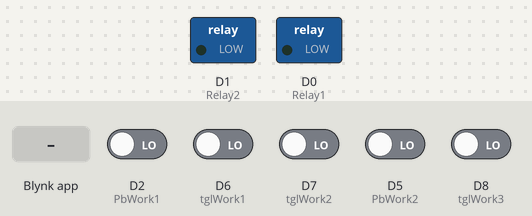
This sketch was run on a simulated ESP8266 (NodeMCU). Parts: switched loads named in the sketch (green lamp = pin HIGH). Inputs (shaded band) come from the test bench; at power-on: D2 (PbWork1), D5 (PbWork2), D6 (tglWork1), D7 (tglWork2), D8 (tglWork3) LOW. WiFi joins after 1.5 s; servers stay silent unless stated.

Above: at 3.0 s.
3.1 s: D2 (PbWork1) driven HIGH
At 3.5 s:
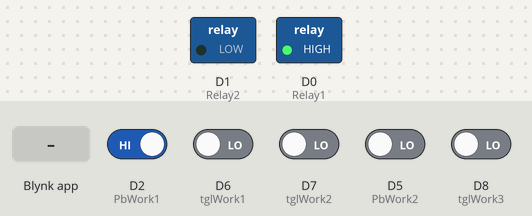
4.6 s: D5 (PbWork2) driven HIGH
At 5.8 s:
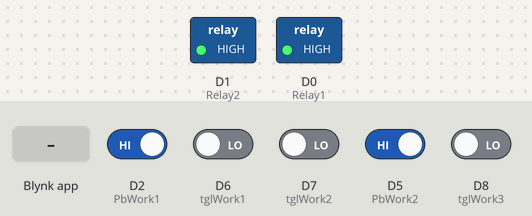
6.1 s: Blynk app writes 0 to V0
At 6.8 s:
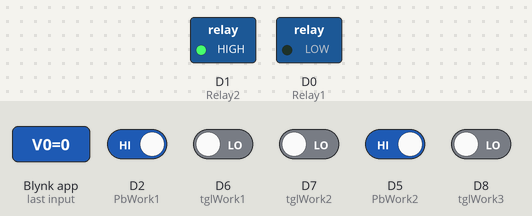
7.6 s: Blynk app writes 1 to V0
At 7.9 s:
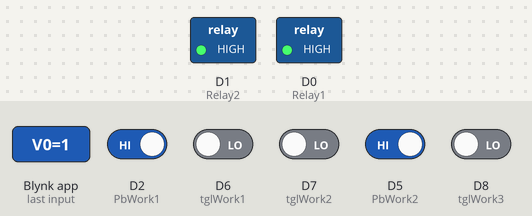
9.1 s: Blynk app writes 0 to V1
At 10.3 s:
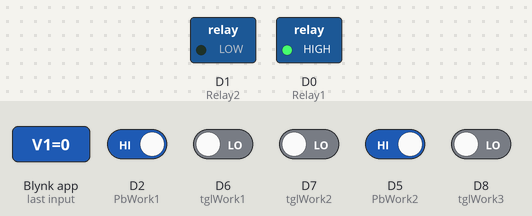
Timing chart, 0 to 11.6 s (numbered marks = the images above; inputs shaded):
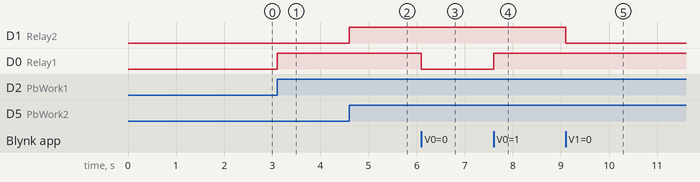

Measured:
- after the input at 3.1 s, D0 (Relay1): LOW → HIGH at once
- after the input at 4.6 s, D1 (Relay2): LOW → HIGH at once
- after the input at 6.1 s, D0 (Relay1): HIGH → LOW at once
- after the input at 7.6 s, D0 (Relay1): LOW → HIGH at once
- after the input at 9.1 s, D1 (Relay2): HIGH → LOW at once

The sketch:

BLNYK_IOT_Latihan1.ino
```cpp
/* Comment this out to disable prints and save space */
#define BLYNK_PRINT Serial

/* Fill in information from Blynk Device Info here */
#define BLYNK_TEMPLATE_ID "TMPL6O3o-XOlv"
#define BLYNK_TEMPLATE_NAME "LatihanUjk1"
#define BLYNK_AUTH_TOKEN "GNoTau-mBo_ShtGvenRgWvXhI6MhNIHe"


#include <ESP8266WiFi.h>
#include <BlynkSimpleEsp8266.h>

// Your WiFi credentials.
// Set password to "" for open networks.
char ssid[] = "ayen";
char pass[] = "ayen1234";

BlynkTimer timer;

#define Relay1 D0
#define Relay2 D1
#define PbWork1 D2
#define PbWork2 D5
#define tglWork1 D6
#define tglWork2 D7
#define tglWork3 D8
int RelayWork1;
int RelayWork2;

bool state1;
bool state2;

BLYNK_CONNECTED(){
  Blynk.syncAll();
}

BLYNK_WRITE(V0){
  RelayWork1 = param.asInt();
  digitalWrite(Relay1, RelayWork1);
}

BLYNK_WRITE(V1){
  RelayWork2 = param.asInt();
  digitalWrite(Relay2, RelayWork2);
}

void RelayActive(){
  bool btn1 = digitalRead(PbWork1);
    if(btn1 == 1){
      if(state1 != 0){
        RelayWork1 = !RelayWork1;
        digitalWrite(Relay1, RelayWork1);
        Blynk.virtualWrite(V0, RelayWork1);
      }
      state1 = 0;
    } else{
      state1 = 1;
    }

  bool btn2 = digitalRead(PbWork2);
    if(btn2 == 1){
      if(state2 != 0){
        RelayWork2 = !RelayWork2;
        digitalWrite(Relay2, RelayWork2);
        Blynk.virtualWrite(V0, RelayWork2);
      }
      state2 = 0;
    } else{
      state2 = 1;
    }

  // delay(400);

  if(digitalRead(tglWork1) == 1){
    Blynk.virtualWrite(V2, 1);
    Blynk.virtualWrite(V6, "Pintu Utama Terbuka");
    Blynk.logEvent("pintuutamaterbuka", String("Pintu Utama Terbuka ......"));
  }  else {
    Blynk.virtualWrite(V2, 0);
    Blynk.virtualWrite(V6, "Pintu Utama Tertutup");
  }

  if(digitalRead(tglWork2) == 1){
    Blynk.virtualWrite(V3, 1);
    Blynk.virtualWrite(V5, "Pintu Belakang Terbuka");
    Blynk.logEvent("PintuBelakangTerbuka", String("Pintu Belakang Terbuka ......"));
  }  else {
    Blynk.virtualWrite(V3, 0);
    Blynk.virtualWrite(V5, "Pintu Belakang Tertutup");
  }

  if(digitalRead(tglWork3) == 1){
    Blynk.virtualWrite(V4, 1);
    Blynk.virtualWrite(V7, "jendela Samping Terbuka");
    Blynk.logEvent("jendelasampingterbuka", String("Jendela Samping Terbuka ......"));
  }  else {
    Blynk.virtualWrite(V4, 0);
    Blynk.virtualWrite(V7, "jendela Samping Tertutup");
  }
}

void setup() {
// Debug console
  Serial.begin(9600);

  pinMode(Relay1, OUTPUT);
  pinMode(Relay2, OUTPUT);
  pinMode(PbWork1, INPUT);
  pinMode(PbWork2, INPUT);
  Blynk.begin(BLYNK_AUTH_TOKEN, ssid, pass);
  timer.setInterval(10L, RelayActive);
}

void loop() {
  // put your main code here, to run repeatedly:
  Blynk.run();
  timer.run();
}
```
